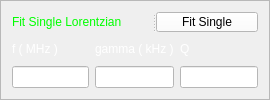
     <widget class="QFrame" name="SingleFitParamsFrame">
      <property name="sizePolicy">
       <sizepolicy hsizetype="Fixed" vsizetype="Fixed">
        <horstretch>0</horstretch>
        <verstretch>0</verstretch>
       </sizepolicy>
      </property>
      <property name="minimumSize">
       <size>
        <width>270</width>
        <height>100</height>
       </size>
      </property>
      <property name="maximumSize">
       <size>
        <width>220</width>
        <height>100</height>
       </size>
      </property>
      <property name="styleSheet">
       <string notr="true"/>
      </property>
      <property name="frameShape">
       <enum>QFrame::StyledPanel</enum>
      </property>
      <property name="frameShadow">
       <enum>QFrame::Plain</enum>
      </property>
      <property name="lineWidth">
       <number>1</number>
      </property>
      <layout class="QGridLayout" name="gridLayout_7">
       <item row="0" column="0">
        <layout class="QVBoxLayout" name="verticalLayout_5">
         <item>
          <widget class="QSplitter" name="splitter">
           <property name="orientation">
            <enum>Qt::Horizontal</enum>
           </property>
           <widget class="QLabel" name="label_7">
            <property name="styleSheet">
             <string notr="true">color: rgb(0, 255, 0);</string>
            </property>
            <property name="text">
             <string>Fit Single Lorentzian</string>
            </property>
           </widget>
           <widget class="QPushButton" name="fitSingleLorentzianButton">
            <property name="maximumSize">
             <size>
              <width>16777215</width>
              <height>20</height>
             </size>
            </property>
            <property name="styleSheet">
             <string notr="true">background-color: rgb(255, 255, 255);
color: rgb(0, 0, 0);</string>
            </property>
            <property name="text">
             <string>Fit Single</string>
            </property>
           </widget>
          </widget>
         </item>
         <item>
          <layout class="QGridLayout" name="gridLayout_4">
           <item row="0" column="0">
            <widget class="QLabel" name="label_6">
             <property name="styleSheet">
              <string notr="true">color: rgb(255, 255, 255);</string>
             </property>
             <property name="text">
              <string>f ( MHz )</string>
             </property>
            </widget>
           </item>
           <item row="0" column="1">
            <widget class="QLabel" name="label_5">
             <property name="styleSheet">
              <string notr="true">color: rgb(255, 255, 255);</string>
             </property>
             <property name="text">
              <string>gamma ( kHz )</string>
             </property>
            </widget>
           </item>
           <item row="0" column="2">
            <widget class="QLabel" name="label_8">
             <property name="styleSheet">
              <string notr="true">color: rgb(255, 255, 255);</string>
             </property>
             <property name="text">
              <string>Q</string>
             </property>
            </widget>
           </item>
           <item row="1" column="0">
            <widget class="QLineEdit" name="singleFLine">
             <property name="styleSheet">
              <string notr="true">background-color: rgb(255, 255, 255);
color: rgb(0, 0, 0);</string>
             </property>
             <property name="readOnly">
              <bool>true</bool>
             </property>
             <property name="clearButtonEnabled">
              <bool>false</bool>
             </property>
            </widget>
           </item>
           <item row="1" column="1">
            <widget class="QLineEdit" name="singleDfLine">
             <property name="styleSheet">
              <string notr="true">background-color: rgb(255, 255, 255);
color: rgb(0, 0, 0);</string>
             </property>
             <property name="readOnly">
              <bool>true</bool>
             </property>
            </widget>
           </item>
           <item row="1" column="2">
            <widget class="QLineEdit" name="singleQLine">
             <property name="styleSheet">
              <string notr="true">background-color: rgb(255, 255, 255);
color: rgb(0, 0, 0);</string>
             </property>
             <property name="readOnly">
              <bool>true</bool>
             </property>
            </widget>
           </item>
          </layout>
         </item>
        </layout>
       </item>
      </layout>
     </widget>
